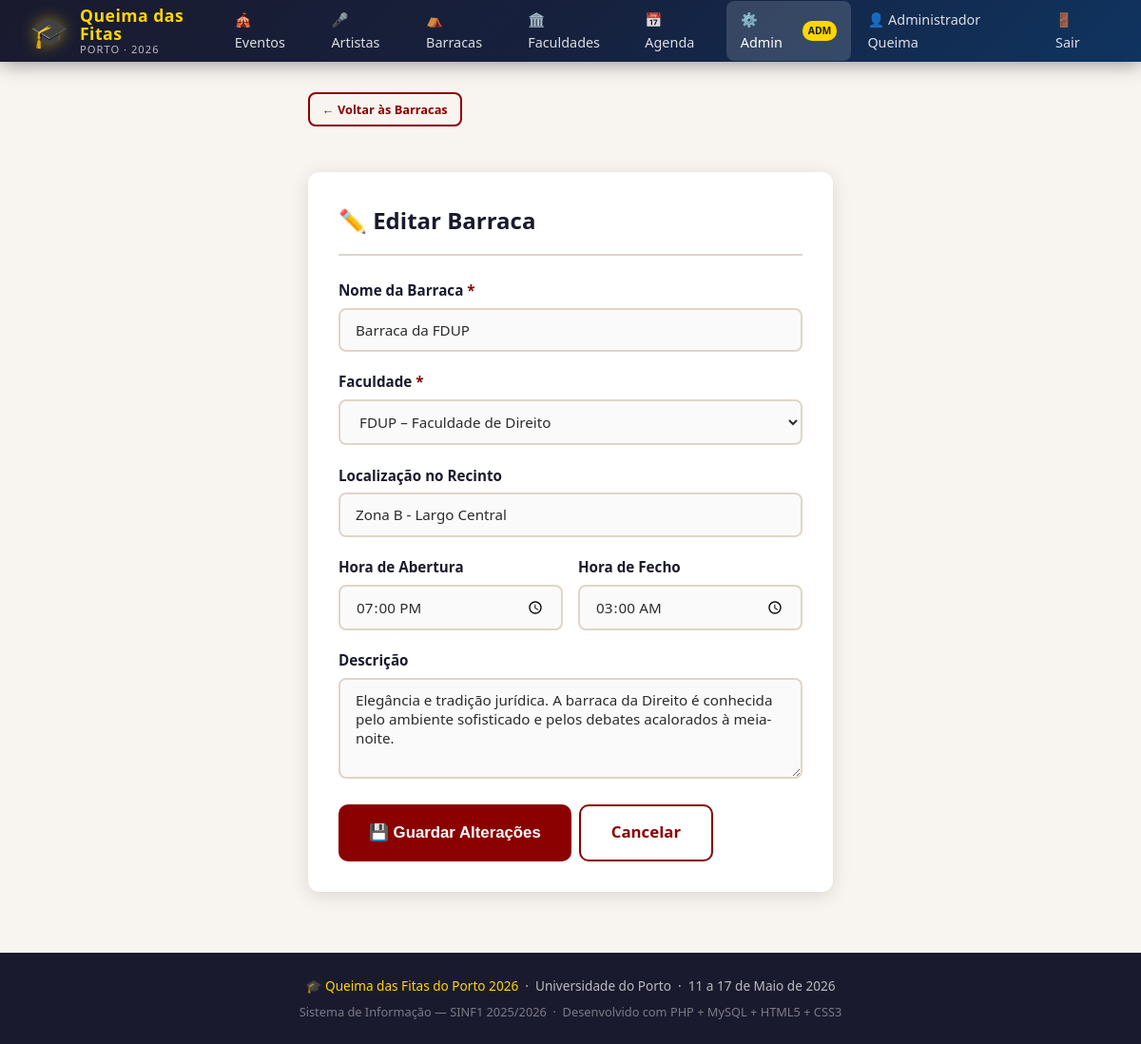
The app's page /admin_barraca_form.php?id=2 (signed in) with its own data.
### tables this page shows
CREATE TABLE IF NOT EXISTS barracas (
    id INT AUTO_INCREMENT PRIMARY KEY,
    nome VARCHAR(150) NOT NULL,
    faculdade_id INT NOT NULL,
    localizacao VARCHAR(200),              
    hora_abertura TIME,
    hora_fecho TIME,
    descricao TEXT,
    FOREIGN KEY (faculdade_id) REFERENCES faculdades(id) ON DELETE CASCADE
);

CREATE TABLE IF NOT EXISTS faculdades (
    id INT AUTO_INCREMENT PRIMARY KEY,
    nome VARCHAR(150) NOT NULL,
    sigla VARCHAR(20) NOT NULL UNIQUE,     
    descricao TEXT,
    cor VARCHAR(7) DEFAULT '#8B0000'       
);

### DataAccessLayer.php (called while the page is built, shortened)
<?php
class DAL {
    private $conn;
    function __construct() {
        $this->conn = new PDO(
            'mysql:host=localhost;dbname=queima_fitas;charset=utf8mb4',
            'root',
            ''
        );
        $this->conn->setAttribute(PDO::ATTR_ERRMODE, PDO::ERRMODE_EXCEPTION);
        $this->conn->setAttribute(PDO::ATTR_DEFAULT_FETCH_MODE, PDO::FETCH_ASSOC);
    }
    function getAllFaculdades() {
        return $this->conn->query("SELECT * FROM faculdades ORDER BY sigla")->fetchAll();
    }
    function getBarracaById($id) {
        $stmt = $this->conn->prepare("
            SELECT b.*, f.nome as faculdade_nome, f.sigla as faculdade_sigla, f.cor as faculdade_cor,
                   COALESCE(AVG(r.nota), 0) as media_rating,
                   COUNT(r.id) as total_ratings
            FROM barracas b
            JOIN faculdades f ON b.faculdade_id = f.id
            LEFT JOIN ratings_barracas r ON b.id = r.barraca_id
            WHERE b.id = :id
            GROUP BY b.id
        ");
        $stmt->bindParam(':id', $id, PDO::PARAM_INT);
        $stmt->execute();
        return $stmt->fetch();
    }
    function getRatingBarraca($user_id, $barraca_id) {
        $stmt = $this->conn->prepare("SELECT * FROM ratings_barracas WHERE user_id = :user_id AND barraca_id = :barraca_id");
        $stmt->bindParam(':user_id', $user_id, PDO::PARAM_INT);
        $stmt->bindParam(':barraca_id', $barraca_id, PDO::PARAM_INT);
        $stmt->execute();
        return $stmt->fetch();
    }
    function getComentariosBarraca($barraca_id) {
        $stmt = $this->conn->prepare("
            SELECT r.*, u.nome as user_nome FROM ratings_barracas r
            JOIN users u ON r.user_id = u.id
            WHERE r.barraca_id = :barraca_id AND r.comentario IS NOT NULL AND r.comentario != ''
            ORDER BY r.created_at DESC
        ");
        $stmt->bindParam(':barraca_id', $barraca_id, PDO::PARAM_INT);
        $stmt->execute();
        return $stmt->fetchAll();
    }
}
?>

### BusinessLogicLayer.php (called while the page is built, shortened)
<?php
require_once 'DataAccessLayer.php';
function isLoggedIn() {
    return isset($_SESSION['user_id']);
}
function getCurrentUserId() {
    return $_SESSION['user_id'] ?? null;
}
function getFaculdades() {
    try { return (new DAL())->getAllFaculdades(); } catch (Exception $e) { return []; }
}
function getBarraca($id) {
    try {
        $dal     = new DAL();
        $barraca = $dal->getBarracaById($id);
        $barraca['comentarios'] = $dal->getComentariosBarraca($id);
        $barraca['meu_rating']  = isLoggedIn() ? $dal->getRatingBarraca(getCurrentUserId(), $id) : null;
        return $barraca;
    } catch (Exception $e) { return null; }
}

### admin_barraca_form.php (the view, shortened to what this page needs)
<?php
require_once 'BusinessLogicLayer.php';
$id = (int)($_GET['id'] ?? 0);
$modo_edicao = $id > 0;
$barraca = $modo_edicao ? getBarraca($id) : null;
$faculdades = getFaculdades();
include 'includes/header.php';
?>
<div class="container">
    <a href="barracas.php" class="btn btn-outline btn-sm" style="margin-bottom:1rem;">← Voltar às Barracas</a>
    <div class="form-card">
        <h2 class="form-title"><?= $modo_edicao ? '✏️ Editar Barraca' : '⛺ Nova Barraca' ?></h2>
        <form method="POST">
            <div class="form-group">
                <label>Nome da Barraca <span class="obrigatorio">*</span></label>
                <input type="text" name="nome" class="form-control" required
                       placeholder="Ex: Barraca da FEUP"
                       value="<?= htmlspecialchars($barraca['nome'] ?? $_POST['nome'] ?? '') ?>">
            </div>
            <div class="form-group">
                <label>Faculdade <span class="obrigatorio">*</span></label>
                <select name="faculdade_id" class="form-control" required>
                    <?php foreach ($faculdades as $f): ?>
                        <option value="<?= $f['id'] ?>" <?= (($barraca['faculdade_id'] ?? $_POST['faculdade_id'] ?? '') == $f['id']) ? 'selected' : '' ?>>
                            <?= htmlspecialchars($f['sigla']) ?> – <?= htmlspecialchars($f['nome']) ?>
                        </option>
                    <?php endforeach; ?>
                </select>
            </div>
            <div class="form-group">
                <label>Localização no Recinto</label>
                <input type="text" name="localizacao" class="form-control"
                       placeholder="Ex: Zona A - Entrada Principal"
                       value="<?= htmlspecialchars($barraca['localizacao'] ?? $_POST['localizacao'] ?? '') ?>">
            </div>
            <div class="form-row">
                <div class="form-group">
                    <label>Hora de Abertura</label>
                    <input type="time" name="hora_abertura" class="form-control"
                           value="<?= $barraca ? substr($barraca['hora_abertura'],0,5) : ($_POST['hora_abertura'] ?? '18:00') ?>">
                </div>
                <div class="form-group">
                    <label>Hora de Fecho</label>
                    <input type="time" name="hora_fecho" class="form-control"
                           value="<?= $barraca ? substr($barraca['hora_fecho'],0,5) : ($_POST['hora_fecho'] ?? '04:00') ?>">
                </div>
            </div>
            <div class="form-group">
                <label>Descrição</label>
                <textarea name="descricao" class="form-control" rows="4"
                          placeholder="Descreva a barraca, as suas especialidades e o ambiente..."><?= htmlspecialchars($barraca['descricao'] ?? $_POST['descricao'] ?? '') ?></textarea>
            </div>
            <div class="btn-group">
                <button type="submit" class="btn btn-primary btn-lg">
                    <?= $modo_edicao ? '💾 Guardar Alterações' : '⛺ Criar Barraca' ?>
                </button>
                <a href="barracas.php" class="btn btn-outline btn-lg">Cancelar</a>
            </div>
        </form>
    </div>
</div>
<?php include 'includes/footer.php'; ?>

### style.css (style rules this page uses)
:root { --cor-primaria: #8B0000; --cor-secundaria: #FFD700; --cor-escura: #1a1a2e; --cor-clara: #f8f4f0; --cor-texto: #2c2c2c; --cor-cinza: #6c757d; --cor-borda: #e0d5c8; --sombra: 0 4px 20px rgba(0,0,0,0.12); --sombra-hover: 0 8px 30px rgba(0,0,0,0.20); --raio: 12px; --transicao: all 0.3s ease; }
* { margin: 0; padding: 0; box-sizing: border-box; }
body { font-family: 'Segoe UI', Tahoma, Geneva, Verdana, sans-serif; background-color: var(--cor-clara); color: var(--cor-texto); line-height: 1.6; min-height: 100vh; display: flex; flex-direction: column; }
a { color: var(--cor-primaria); text-decoration: none; transition: var(--transicao); }
.container { max-width: 1200px; margin: 0 auto; padding: 2rem 1.5rem; flex: 1; }
.form-card { background: white; border-radius: var(--raio); box-shadow: var(--sombra); padding: 2rem; max-width: 700px; margin: 2rem auto; }
.form-title { font-size: 1.5rem; font-weight: 700; color: var(--cor-escura); margin-bottom: 1.5rem; padding-bottom: 1rem; border-bottom: 2px solid var(--cor-borda); display: flex; align-items: center; gap: 0.5rem; }
.form-group { margin-bottom: 1.2rem; }
.form-group label { display: block; font-weight: 600; margin-bottom: 0.4rem; color: var(--cor-escura); font-size: 0.95rem; }
.form-group label .obrigatorio { color: var(--cor-primaria); }
.form-control { width: 100%; padding: 0.7rem 1rem; border: 2px solid var(--cor-borda); border-radius: 8px; font-size: 0.95rem; font-family: inherit; transition: var(--transicao); background: #fafafa; color: var(--cor-texto); }
textarea.form-control { min-height: 100px; resize: vertical; }
select.form-control { cursor: pointer; }
.form-row { display: grid; grid-template-columns: 1fr 1fr; gap: 1rem; }
.btn { display: inline-flex; align-items: center; gap: 6px; padding: 0.6rem 1.4rem; border-radius: 8px; font-size: 0.9rem; font-weight: 600; cursor: pointer; border: none; transition: var(--transicao); text-decoration: none; white-space: nowrap; }
.btn-primary { background: var(--cor-primaria); color: white; }
.btn-outline { background: transparent; border: 2px solid var(--cor-primaria); color: var(--cor-primaria); }
.btn-sm { padding: 0.35rem 0.8rem; font-size: 0.8rem; }
.btn-lg { padding: 0.9rem 2rem; font-size: 1.05rem; border-radius: 10px; }
.btn-group { display: flex; gap: 0.5rem; flex-wrap: wrap; }

### records on screen
barracas: nome "Barraca da FDUP", faculdade_id "FDUP – Faculdade de Direito", localizacao "Zona B - Largo Central", hora_abertura "19:00", hora_fecho "03:00", descricao "Elegância e tradição jurídica. A barraca da Direito é conhecida pelo ambiente sofisticado e pelos debates acalorados à meia-noite."

### other values on screen
getCurrentUserName() "Administrador Queima"
